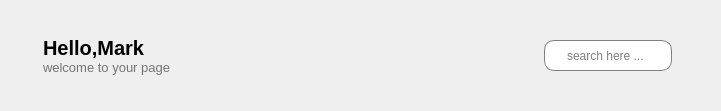
        <widget class="QWidget" name="header_widget" native="true">
         <layout class="QHBoxLayout" name="horizontalLayout_5">
          <item>
           <layout class="QHBoxLayout" name="horizontalLayout_4">
            <property name="spacing">
             <number>0</number>
            </property>
            <item>
             <widget class="QPushButton" name="pushButton">
              <property name="styleSheet">
               <string notr="true">BOrDER:none;</string>
              </property>
              <property name="text">
               <string/>
              </property>
              <property name="icon">
               <iconset resource="ressources.qrc">
                <normaloff>:/icones/menu.png</normaloff>:/icones/menu.png</iconset>
              </property>
              <property name="iconSize">
               <size>
                <width>29</width>
                <height>35</height>
               </size>
              </property>
              <property name="checkable">
               <bool>true</bool>
              </property>
             </widget>
            </item>
            <item>
             <layout class="QVBoxLayout" name="verticalLayout_11">
              <property name="topMargin">
               <number>25</number>
              </property>
              <property name="bottomMargin">
               <number>25</number>
              </property>
              <item>
               <widget class="QLabel" name="label">
                <property name="font">
                 <font>
                  <pointsize>15</pointsize>
                  <bold>true</bold>
                 </font>
                </property>
                <property name="text">
                 <string>Hello,Mark</string>
                </property>
               </widget>
              </item>
              <item>
               <widget class="QLabel" name="label_5">
                <property name="font">
                 <font>
                  <pointsize>10</pointsize>
                 </font>
                </property>
                <property name="styleSheet">
                 <string notr="true">color: rgb(116, 116, 116);</string>
                </property>
                <property name="text">
                 <string>welcome to your page </string>
                </property>
               </widget>
              </item>
             </layout>
            </item>
           </layout>
          </item>
          <item>
           <spacer name="horizontalSpacer_3">
            <property name="orientation">
             <enum>Qt::Orientation::Horizontal</enum>
            </property>
            <property name="sizeHint" stdset="0">
             <size>
              <width>364</width>
              <height>20</height>
             </size>
            </property>
           </spacer>
          </item>
          <item>
           <layout class="QHBoxLayout" name="horizontalLayout_3">
            <property name="rightMargin">
             <number>25</number>
            </property>
            <item>
             <widget class="QLineEdit" name="lineEdit">
              <property name="minimumSize">
               <size>
                <width>0</width>
                <height>31</height>
               </size>
              </property>
              <property name="maximumSize">
               <size>
                <width>16777215</width>
                <height>31</height>
               </size>
              </property>
              <property name="styleSheet">
               <string notr="true">QLineEdit{
  padding-left:20px;
  border:1px solid gray;
  border-radius:10px;
}</string>
              </property>
              <property name="readOnly">
               <bool>false</bool>
              </property>
              <property name="placeholderText">
               <string>search here ...</string>
              </property>
             </widget>
            </item>
            <item>
             <widget class="QLabel" name="label_6">
              <property name="maximumSize">
               <size>
                <width>40</width>
                <height>40</height>
               </size>
              </property>
              <property name="text">
               <string/>
              </property>
              <property name="pixmap">
               <pixmap resource="ressources.qrc">:/icones/profile.png</pixmap>
              </property>
              <property name="scaledContents">
               <bool>true</bool>
              </property>
             </widget>
            </item>
           </layout>
          </item>
         </layout>
        </widget>
